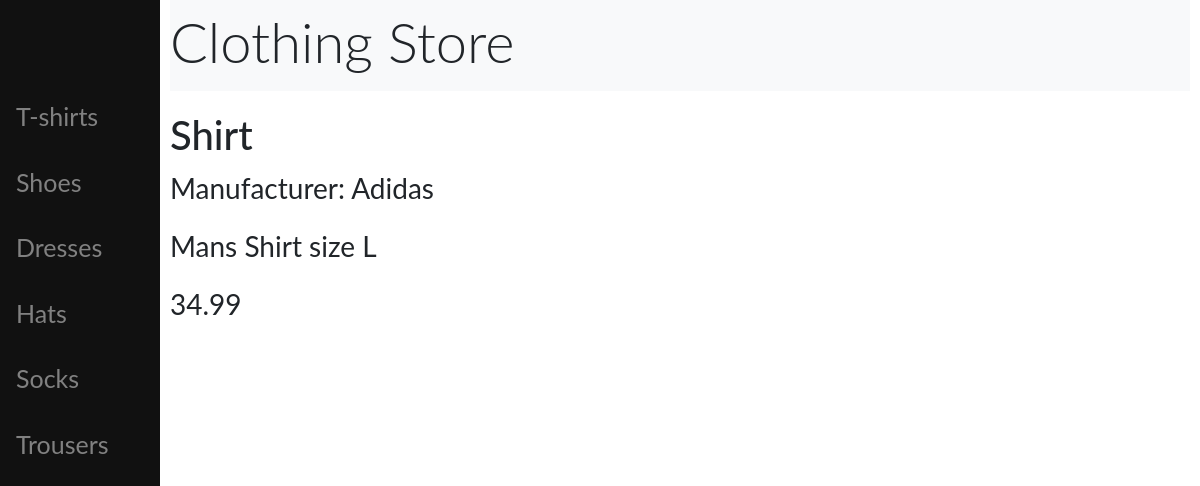
/product/5, run on the app's committed database.
### Product/models.py (models this page shows, shortened)
class Category(models.Model):
    name = models.CharField(max_length=30)
    class Meta:
        verbose_name = "Category"
        verbose_name_plural = "Categories"

class Product(models.Model):
    category = models.ForeignKey(Category, on_delete=models.CASCADE, null=True)
    manufacturer = models.ForeignKey(Manufacturer, on_delete=models.CASCADE, null=True)
    name = models.CharField(max_length=100)
    description = models.TextField(blank=True)
    price = models.DecimalField(max_digits=12, decimal_places=2)

class Manufacturer(models.Model):
    def __str__(self):
        return self.name
    name = models.CharField(max_length=60)
    description = models.TextField(blank=True)

### Product/views.py (the view)
# urls.py: path('product/<id>', product, name='product'),
def product(request, id):
    product_user = Product.objects.get(pk=id)
    categories = Category.objects.all()
    data = {'product_user': product_user, 'categories': categories }
    return render(request, 'product.html', data)

### Product/templates/product.html
{% extends 'indek.html' %}
{% block product %}
  {% if product_user %}
    <h1> {{ product_user.name }} </h1>
    <p> Manufacturer: {{ product_user.manufacturer }}</p>
    <p> {{ product_user.description }} </p>
    <p> {{ product_user.price }} </p>
  {% endif %}
{% endblock product %}

### Product/templates/indek.html (shortened to what this page needs)
{% load static %}
<!DOCTYPE html>
<html lang="en">
<head>
    <link href="https://cdn.jsdelivr.net/npm/bootstrap@5.1.3/dist/css/bootstrap.min.css" rel="stylesheet"
>
    <link rel="stylesheet"  href="{%  static  'css/indek.css'  %}">
</head>
<body>
<div>
        <div class="sidenav">
           <br><br><br>
            {% for cat in categories %}
                <p><a href = "/category/{{ cat.id }}"> {{ cat.name }}</a></p>
            {% endfor %}
        </div>
    <div class="navigation">
        <nav class="navbar navbar-light bg-light">
            <h1 class="display-4">Clothing Store</h1>
        </nav>
    </div>
    <div class="main">
        {% block product %} {% endblock product %}
    </div>
</div>
</body>
</html>

### Product/static/css/indek.css (style rules this page uses)
body { font-family: "Lato", sans-serif; }
.sidenav { height: 100%; width: 160px; position: fixed; z-index: 1; top: 0; left: 0; background-color: #111; overflow-x: hidden; padding-top: 20px; }
.sidenav a { padding: 6px 8px 6px 16px; text-decoration: none; font-size: 25px; color: #818181; display: block; }
.main { margin-left: 160px; margin-top: 20px; font-size: 28px; padding: 0px 10px; }
.navigation { margin-left: 160px; font-size: 28px; padding: 0px 10px; }

### data on the page
Category: name "T-shirts"
Category: name "Shoes"
Category: name "Dresses"
Category: name "Hats"
Category: name "Socks"
Category: name "Trousers"
Product: name "Shirt", manufacturer "Adidas", description "Mans Shirt size L", price "34.99"
